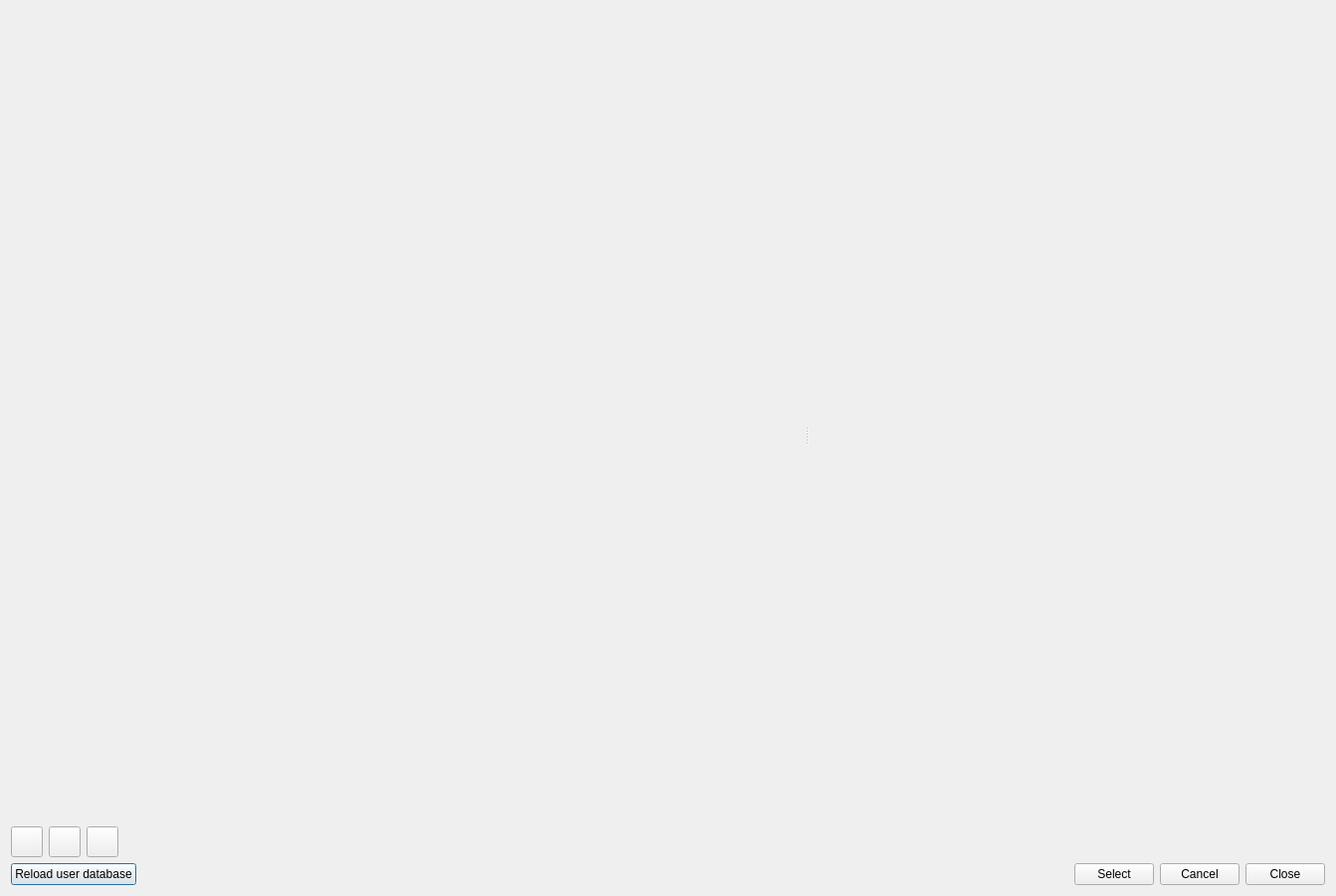
<?xml version="1.0" encoding="UTF-8"?>
<ui version="4.0">
 <class>SVDBMaterialsEditDialog</class>
 <widget class="QDialog" name="SVDBMaterialsEditDialog">
  <property name="geometry">
   <rect>
    <x>0</x>
    <y>0</y>
    <width>1343</width>
    <height>901</height>
   </rect>
  </property>
  <property name="windowTitle">
   <string>Dialog</string>
  </property>
  <layout class="QVBoxLayout" name="verticalLayout">
   <item>
    <widget class="QSplitter" name="splitter">
     <property name="orientation">
      <enum>Qt::Horizontal</enum>
     </property>
     <widget class="QWidget" name="">
      <layout class="QGridLayout" name="gridLayout">
       <item row="0" column="0" colspan="4">
        <widget class="QtExt::MaterialDatabaseSelectionWidget" name="widgetMaterialsDB" native="true">
         <property name="sizePolicy">
          <sizepolicy hsizetype="Preferred" vsizetype="Expanding">
           <horstretch>0</horstretch>
           <verstretch>0</verstretch>
          </sizepolicy>
         </property>
        </widget>
       </item>
       <item row="1" column="0">
        <widget class="QToolButton" name="toolButtonAdd">
         <property name="icon">
          <iconset resource="../resources/SIM-VICUS.qrc">
           <normaloff>:/gfx/actions/24x24/plus.png</normaloff>:/gfx/actions/24x24/plus.png</iconset>
         </property>
         <property name="iconSize">
          <size>
           <width>24</width>
           <height>24</height>
          </size>
         </property>
        </widget>
       </item>
       <item row="1" column="1">
        <widget class="QToolButton" name="toolButtonCopy">
         <property name="icon">
          <iconset resource="../resources/SIM-VICUS.qrc">
           <normaloff>:/gfx/actions/24x24/editcopy.png</normaloff>:/gfx/actions/24x24/editcopy.png</iconset>
         </property>
         <property name="iconSize">
          <size>
           <width>24</width>
           <height>24</height>
          </size>
         </property>
        </widget>
       </item>
       <item row="1" column="2">
        <widget class="QToolButton" name="toolButtonRemove">
         <property name="icon">
          <iconset resource="../resources/SIM-VICUS.qrc">
           <normaloff>:/gfx/actions/24x24/minus.png</normaloff>:/gfx/actions/24x24/minus.png</iconset>
         </property>
         <property name="iconSize">
          <size>
           <width>24</width>
           <height>24</height>
          </size>
         </property>
        </widget>
       </item>
       <item row="1" column="3">
        <spacer name="horizontalSpacer">
         <property name="orientation">
          <enum>Qt::Horizontal</enum>
         </property>
         <property name="sizeHint" stdset="0">
          <size>
           <width>40</width>
           <height>20</height>
          </size>
         </property>
        </spacer>
       </item>
      </layout>
     </widget>
     <widget class="QWidget" name="editWidget" native="true">
      <property name="sizePolicy">
       <sizepolicy hsizetype="Preferred" vsizetype="Expanding">
        <horstretch>0</horstretch>
        <verstretch>0</verstretch>
       </sizepolicy>
      </property>
     </widget>
    </widget>
   </item>
   <item>
    <layout class="QHBoxLayout" name="horizontalLayout">
     <item>
      <widget class="QPushButton" name="pushButtonReloadUserDB">
       <property name="text">
        <string>Reload user database</string>
       </property>
      </widget>
     </item>
     <item>
      <spacer name="horizontalSpacer_2">
       <property name="orientation">
        <enum>Qt::Horizontal</enum>
       </property>
       <property name="sizeHint" stdset="0">
        <size>
         <width>40</width>
         <height>20</height>
        </size>
       </property>
      </spacer>
     </item>
     <item>
      <widget class="QPushButton" name="pushButtonSelect">
       <property name="text">
        <string>Select</string>
       </property>
      </widget>
     </item>
     <item>
      <widget class="QPushButton" name="pushButtonCancel">
       <property name="text">
        <string>Cancel</string>
       </property>
      </widget>
     </item>
     <item>
      <widget class="QPushButton" name="pushButtonClose">
       <property name="text">
        <string>Close</string>
       </property>
      </widget>
     </item>
    </layout>
   </item>
  </layout>
 </widget>
 <customwidgets>
  <customwidget>
   <class>QtExt::MaterialDatabaseSelectionWidget</class>
   <extends>QWidget</extends>
   <header>QtExt_MaterialDatabaseSelectionWidget.h</header>
   <container>1</container>
  </customwidget>
 </customwidgets>
 <resources>
  <include location="../resources/SIM-VICUS.qrc"/>
 </resources>
 <connections/>
</ui>
